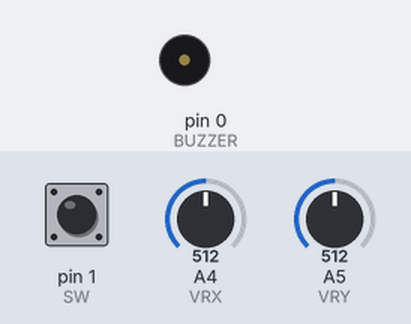
Bench run of a sketch on a simulated Arduino Uno, built with avr-gcc and run on an emulated ATmega328P. Parts: buzzer (waves = sounding). The inputs (shaded band) are chosen by the test bench; at power-on: pin 1 (SW) HIGH, A4 (VRX) = 512, A5 (VRY) = 512. Random numbers use the default seed unless the sketch sets one.

Above: at 1.2 s.
1.3 s: pin 1 (SW) pulled LOW for 0.15 s
At 1.45 s:
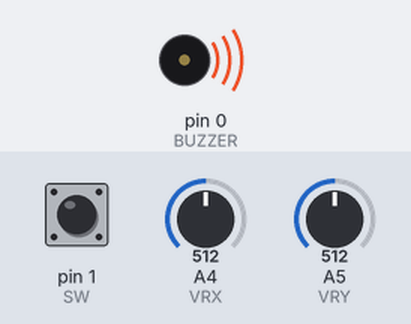
Timing chart, 0 to 4.3 s (numbered marks = the images above; inputs shaded):
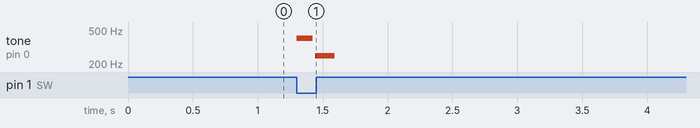

The sketch:

SetUpPines.ino
```cpp
// --- Matriz 8x8 ---
const int ROWS = 8;
const int COLS = 8;

const int row[ROWS] = {6, 9, 7, A1, 3, 2, 10, 12};
const int col[COLS] = {5, 11, A0, 13, 4, A2, 8, A3};

// --- Joystick / Buzzer ---
const int VRX = A4;
const int VRY = A5;
const int SW  = 1;      // botón
const int BUZZER = 0;   // sonido

// Cursor del jugador
int playerRow = 0;
int playerCol = 0;

unsigned long lastMoveTime = 0;
const unsigned long MOVE_DELAY = 150;
const int DEAD_ZONE_MIN = 400;
const int DEAD_ZONE_MAX = 600;

bool lastButtonPressed = false;

// --- Tablero ---
const int CELL_EMPTY = 0;
const int CELL_SHIP  = 1;
const int CELL_HIT   = 2;

int board[ROWS][COLS];
const int NUM_SHIPS = 4;

// --- Vidas ---
const int INITIAL_LIVES = 5;
int lives = INITIAL_LIVES;


// ------------------------------
// Utilidades del tablero
// ------------------------------

void initBoard() {
  for (int r = 0; r < ROWS; r++)
    for (int c = 0; c < COLS; c++)
      board[r][c] = CELL_EMPTY;
}

bool canPlaceShip(int r, int c, int length, bool horizontal) {
  if (horizontal) {
    if (c + length > COLS) return false;
    for (int x = c; x < c + length; x++)
      if (board[r][x] != CELL_EMPTY) return false;
  } else {
    if (r + length > ROWS) return false;
    for (int y = r; y < r + length; y++)
      if (board[y][c] != CELL_EMPTY) return false;
  }
  return true;
}

void placeShip(int r, int c, int length, bool horizontal) {
  if (horizontal)
    for (int x = c; x < c + length; x++) board[r][x] = CELL_SHIP;
  else
    for (int y = r; y < r + length; y++) board[y][c] = CELL_SHIP;
}

void placeAllShips() {
  initBoard();
  for (int s = 0; s < NUM_SHIPS; s++) {
    bool placed = false;
    while (!placed) {
      int length = random(2, 6);
      bool horizontal = random(0, 2) == 0;

      int r = random(0, ROWS - (horizontal ? 0 : length - 1));
      int c = random(0, COLS - (horizontal ? length - 1 : 0));

      if (canPlaceShip(r, c, length, horizontal)) {
        placeShip(r, c, length, horizontal);
        placed = true;
      }
    }
  }
}

bool allShipsHit() {
  for (int r = 0; r < ROWS; r++)
    for (int c = 0; c < COLS; c++)
      if (board[r][c] == CELL_SHIP) return false;
  return true;
}


// ------------------------------
// Efectos visuales
// ------------------------------

void blinkHits(int times) {
  for (int t = 0; t < times; t++) {
    unsigned long endTime = millis() + 200;
    while (millis() < endTime) {
      for (int r = 0; r < ROWS; r++) {
        for (int i = 0; i < ROWS; i++) digitalWrite(row[i], HIGH);
        for (int i = 0; i < COLS; i++) digitalWrite(col[i], LOW);
        digitalWrite(row[r], LOW);
        for (int c = 0; c < COLS; c++)
          digitalWrite(col[c], board[r][c] == CELL_HIT ? HIGH : LOW);
        delayMicroseconds(300);
      }
    }
    for (int i = 0; i < ROWS; i++) digitalWrite(row[i], HIGH);
    for (int i = 0; i < COLS; i++) digitalWrite(col[i], LOW);
    delay(200);
  }
}

void blinkAllLeds(int times) {
  for (int t = 0; t < times; t++) {
    unsigned long endTime = millis() + 200;
    while (millis() < endTime) {
      for (int r = 0; r < ROWS; r++) {
        for (int i = 0; i < ROWS; i++) digitalWrite(row[i], HIGH);
        for (int i = 0; i < COLS; i++) digitalWrite(col[i], LOW);
        digitalWrite(row[r], LOW);
        for (int c = 0; c < COLS; c++) digitalWrite(col[c], HIGH);
        delayMicroseconds(300);
      }
    }
    for (int i = 0; i < ROWS; i++) digitalWrite(row[i], HIGH);
    for (int i = 0; i < COLS; i++) digitalWrite(col[i], LOW);
    delay(200);
  }
}


// ------------------------------
// Reiniciar partida completa
// ------------------------------

void resetGame() {
  playerRow = 0;
  playerCol = 0;
  lives = INITIAL_LIVES;
  placeAllShips();
}


// ------------------------------
// Setup
// ------------------------------

void setup() {
  randomSeed(analogRead(VRX));

  for (int i = 0; i < ROWS; i++) {
    pinMode(row[i], OUTPUT);
    digitalWrite(row[i], HIGH);
  }
  for (int i = 0; i < COLS; i++) {
    pinMode(col[i], OUTPUT);
    digitalWrite(col[i], LOW);
  }

  pinMode(VRX, INPUT);
  pinMode(VRY, INPUT);
  pinMode(SW, INPUT_PULLUP);

  pinMode(BUZZER, OUTPUT);

  resetGame();
}


// ------------------------------
// Mostrar tablero + cursor
// ------------------------------

void displayBoardAndCursor() {
  for (int r = 0; r < ROWS; r++) {
    for (int i = 0; i < ROWS; i++) digitalWrite(row[i], HIGH);
    for (int i = 0; i < COLS; i++) digitalWrite(col[i], LOW);

    digitalWrite(row[r], LOW);

    for (int c = 0; c < COLS; c++) {
      bool hit = board[r][c] == CELL_HIT;
      bool cursor = (r == playerRow && c == playerCol);
      digitalWrite(col[c], hit || cursor ? HIGH : LOW);
    }

    delayMicroseconds(300);
  }
}


// ------------------------------
// Movimiento del cursor
// ------------------------------

void updatePlayerPositionWithJoystick() {
  unsigned long now = millis();
  if (now - lastMoveTime < MOVE_DELAY) return;

  int x = analogRead(VRX);
  int y = analogRead(VRY);
  bool moved = false;

  if (x < DEAD_ZONE_MIN && playerCol > 0) { playerCol--; moved = true; }
  else if (x > DEAD_ZONE_MAX && playerCol < COLS - 1) { playerCol++; moved = true; }

  if (y < DEAD_ZONE_MIN && playerRow > 0) { playerRow--; moved = true; }
  else if (y > DEAD_ZONE_MAX && playerRow < ROWS - 1) { playerRow++; moved = true; }

  if (moved) lastMoveTime = now;
}


// ------------------------------
// Sonidos
// ------------------------------

void playErrorBeep() {
  tone(BUZZER, 400, 120);
  delay(140);
  tone(BUZZER, 250, 150);
  delay(170);
}

void playHitBeep() {
  tone(BUZZER, 700, 80);
  delay(100);
  tone(BUZZER, 1000, 100);
  delay(120);
  tone(BUZZER, 1400, 150);
  delay(170);
}


// ------------------------------
// Lógica del disparo
// ------------------------------

void handleShot() {

  // Si acierta
  if (board[playerRow][playerCol] == CELL_SHIP) {

    board[playerRow][playerCol] = CELL_HIT;
    lives += 2;
    playHitBeep();

    if (allShipsHit()) {
      blinkHits(4);
      resetGame();
    }

  }
  else {
    // Si falla
    lives -= 1;
    playErrorBeep();

    if (lives <= 0) {
      blinkAllLeds(4);
      resetGame();
    }
  }
}


// ------------------------------
// Botón del joystick
// ------------------------------

void handleJoystickButtonAndSound() {
  bool pressedNow = (digitalRead(SW) == LOW);

  if (pressedNow && !lastButtonPressed)
    handleShot();

  lastButtonPressed = pressedNow;
}


// ------------------------------
// Loop principal
// ------------------------------

void loop() {
  handleJoystickButtonAndSound();
  updatePlayerPositionWithJoystick();
  displayBoardAndCursor();
}
```

Measured:
- after the input at 1.3 s, tone on pin 0 (BUZZER): silent → 400 Hz at once, → silent 0.12 s later, → 250 Hz 0.02 s later, → silent 0.15 s later
